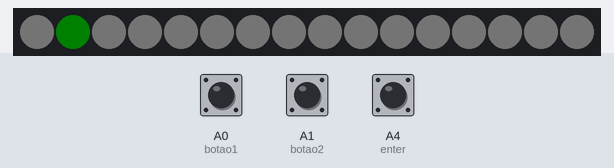
Simulated run of this sketch. Board: Arduino Uno, built with avr-gcc and run on an emulated ATmega328P. Parts: 16 RGB LEDs in strip order, left to right. The test bench sets the inputs (shaded band); at power-on: A0 (botao1) HIGH, A1 (botao2) HIGH, A4 (enter) HIGH. Dim RGB values are drawn brighter than linear; random numbers use the default seed unless the sketch sets one.

Above: at 1.4 s.
1.5 s: A0 (botao1) pulled LOW for 1 s
At 2.9 s:
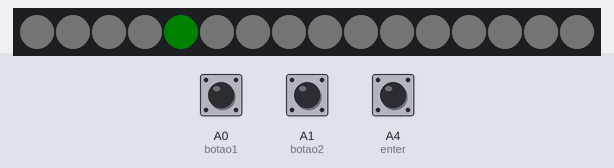
4.0 s: A1 (botao2) pulled LOW for 3.2 s
At 7.8 s:
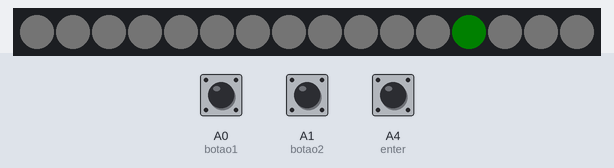
8.7 s: A1 (botao2) pulled LOW for 0.2 s
At 9.9 s:
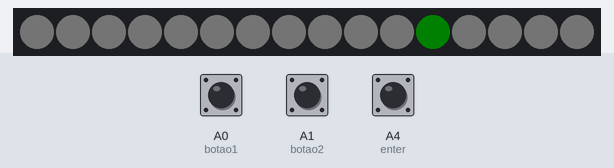
10.6 s: A0 (botao1) pulled LOW for 3.2 s
At 15.2 s:
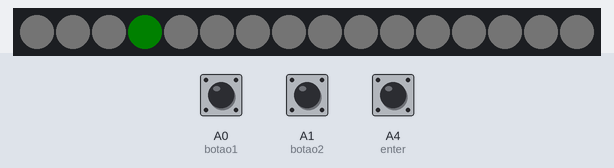
Timing chart, 0 to 16.3 s (numbered marks = the images above; inputs shaded):
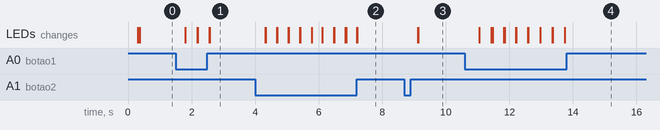

Measured:
- after the input at 1.5 s, the LEDs: first change after 0.30 s (image 1 shows a later state)
- after the input at 4.0 s, the LEDs: first change after 0.32 s (image 2 shows a later state)
- after the input at 8.7 s, the LEDs: first change after 0.42 s (image 3 shows a later state)
- after the input at 10.6 s, the LEDs: first change after 0.45 s (image 4 shows a later state)

The sketch:

campo_minado.ino
```cpp
#include <Adafruit_NeoPixel.h>

#define PIN 7
#define NUMLED 16
#define botao1 A0
#define botao2 A1
#define enter A4

Adafruit_NeoPixel pixels(NUMLED, PIN, NEO_GRB + NEO_KHZ800);

int ponteiro = 1, bomba = 2,proximo = 0, anterior = 0, confirmado[16],
ok = 0, termina = 0, x = 0;  // Cria Variaveis
int alfa[49] =
{0,  0,  0,  0, 200, 200,   0,  0,  200,  200,  0,  0,   0,   0,  0,  0,
 1,  1,  1,  1, 1,   50,  50,   1,    1,   50,  50, 1,   1,   1,  1,  1,
 50, 50,  50,  50, 50,  50,  2, 2,   50,   50,  2,  2,  50, 50, 50, 50, 50};

int beta[49] =
{5,  5,  5,  5,  5,  5,  5,  5,  5,  5,  5,  5,  5,  5,  5,  350,
 5,  5,  5,  5,  5,  5,  5,  5,  5,  5,  5,  5,  100,  5,  5,  350,
 5,  5,  5,  5,  5,  5,  5,  5,  5,  5,  5,  5,  5,  5,  5,  5, 5000};

void animacao()
{
  ponteiro = 0;
  bomba = random(16);
  x = 0;
  pixels.clear();

  for(int b =0; b < 16; b++)
  {
    confirmado[b] = LOW;
  }

  for(int A = 0; A < 49; A++)
  {
   x++;
   if(x == 17)
   {
    x = 0;
   }
   else if(x == 33)
   {
    x = 0;
   }

    pixels.setPixelColor(x, pixels.Color(alfa[A],0,0));
    pixels.show();
    delay(beta[A]);
  }
}
void setup()
{
  pinMode(botao1, INPUT_PULLUP);
  pinMode(botao2, INPUT_PULLUP);
  pinMode(enter, INPUT_PULLUP);

  termina = LOW;
  pixels.begin();       //Inicia comunicação com os LED
  bomba = random (16);
  delay(200);
}

void loop()
{
  anterior = digitalRead(botao2);
  proximo = digitalRead(botao1);
  ok = digitalRead(enter);

  if(ponteiro >= 16)
  {
    ponteiro = 0;
  }
  else if(0 > ponteiro)
  {
    ponteiro = 15;
  }
  else if(anterior == LOW)
  {
    delay(200);
    ponteiro--;
  }
  else if(proximo == LOW)
  {
    delay(200);
    ponteiro++;
  }
  else if(ok == LOW)
  {
    if(ponteiro == bomba)
    {
       animacao();
    }
    else
    {
      delay(200);
      confirmado[ponteiro] = HIGH;
    }
  }

   for(int i=0; i<16; i++)
  {

    if(i == ponteiro)
    {
      pixels.setPixelColor(i, pixels.Color(0, 5, 0));
      pixels.show();
    }
    else if(confirmado[i] == HIGH)
    {
      pixels.setPixelColor(i, pixels.Color(0, 0, 1));
      pixels.show();
    }
    else
    {
      pixels.setPixelColor(i, pixels.Color(1, 1, 1));
      pixels.show();
    }
    delay(10);
  }

}
```
